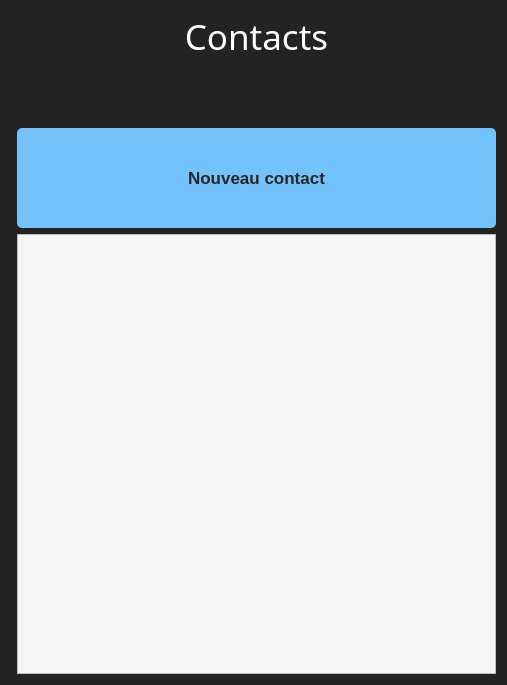
<?xml version="1.0" encoding="UTF-8"?>
<ui version="4.0">
 <class>ContactsWindow</class>
 <widget class="QMainWindow" name="ContactsWindow">
  <property name="geometry">
   <rect>
    <x>0</x>
    <y>0</y>
    <width>507</width>
    <height>685</height>
   </rect>
  </property>
  <property name="windowTitle">
   <string>MainWindow</string>
  </property>
  <property name="styleSheet">
   <string notr="true">background-color: rgb(35, 35, 35);
color: rgb(255, 255, 255);</string>
  </property>
  <widget class="QWidget" name="centralwidget">
   <layout class="QVBoxLayout" name="verticalLayout">
    <item>
     <layout class="QHBoxLayout" name="horizontalLayout">
      <item>
       <layout class="QFormLayout" name="formLayout">
        <item row="1" column="1">
         <widget class="QLabel" name="label_title">
          <property name="minimumSize">
           <size>
            <width>221</width>
            <height>51</height>
           </size>
          </property>
          <property name="font">
           <font>
            <family>Lobster 1.4</family>
            <pointsize>26</pointsize>
            <weight>50</weight>
            <bold>false</bold>
            <kerning>true</kerning>
           </font>
          </property>
          <property name="lineWidth">
           <number>1</number>
          </property>
          <property name="text">
           <string>Contacts</string>
          </property>
          <property name="alignment">
           <set>Qt::AlignCenter</set>
          </property>
          <property name="wordWrap">
           <bool>false</bool>
          </property>
         </widget>
        </item>
        <item row="2" column="1">
         <widget class="QPushButton" name="pushButton_newContact">
          <property name="sizePolicy">
           <sizepolicy hsizetype="Preferred" vsizetype="Preferred">
            <horstretch>0</horstretch>
            <verstretch>0</verstretch>
           </sizepolicy>
          </property>
          <property name="font">
           <font>
            <family>Arial</family>
            <pointsize>13</pointsize>
            <weight>75</weight>
            <bold>true</bold>
           </font>
          </property>
          <property name="styleSheet">
           <string notr="true">color: rgb(39, 39, 39);
border-radius: 5px;
background-color: rgb(115, 194, 251);
margin-top: 60%;
height: 100%;
</string>
          </property>
          <property name="text">
           <string>Nouveau contact</string>
          </property>
         </widget>
        </item>
        <item row="3" column="1">
         <widget class="QListWidget" name="listWidget_contacts">
          <property name="sizePolicy">
           <sizepolicy hsizetype="Expanding" vsizetype="Expanding">
            <horstretch>0</horstretch>
            <verstretch>1</verstretch>
           </sizepolicy>
          </property>
          <property name="font">
           <font>
            <family>Arial</family>
            <pointsize>14</pointsize>
           </font>
          </property>
          <property name="styleSheet">
           <string notr="true">background-color: whitesmoke;
color: rgb(39, 39, 39);</string>
          </property>
         </widget>
        </item>
       </layout>
      </item>
     </layout>
    </item>
   </layout>
  </widget>
 </widget>
 <layoutdefault spacing="6" margin="11"/>
 <resources/>
 <connections/>
</ui>
